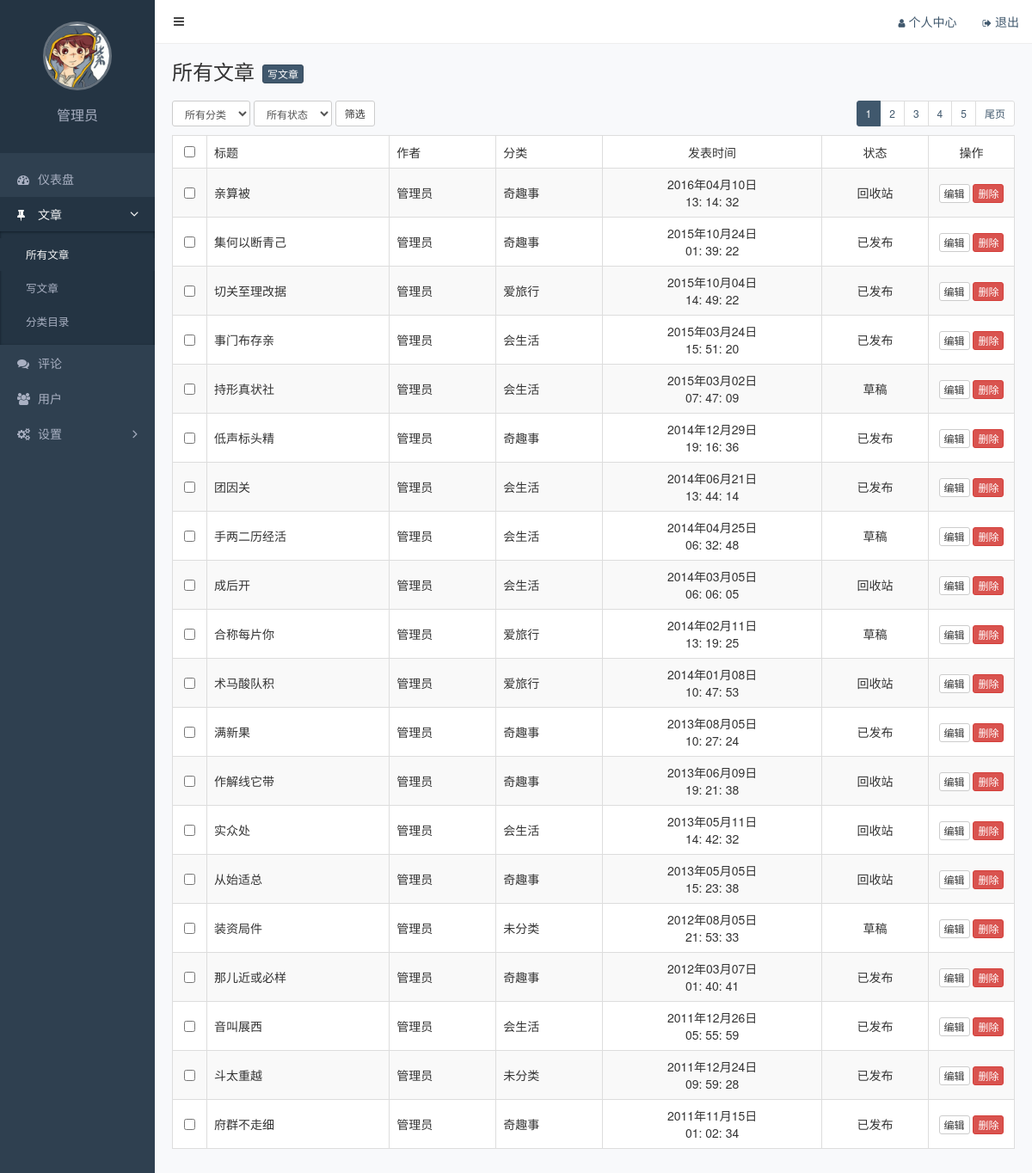
Screenshot of /admin/posts.php (signed in) with the database file from the repository.
### tables this page shows
CREATE TABLE `posts`  (
  `id` int(11) NOT NULL AUTO_INCREMENT COMMENT '主键',
  `slug` varchar(200) NOT NULL COMMENT '别名',
  `title` varchar(200) NOT NULL COMMENT '标题',
  `feature` varchar(200) NULL DEFAULT NULL COMMENT '特色图像',
  `created` datetime(0) NOT NULL COMMENT '创建时间',
  `content` text NULL COMMENT '内容',
  `views` int(11) NOT NULL DEFAULT 0 COMMENT '浏览数',
  `likes` int(11) NOT NULL DEFAULT 0 COMMENT '点赞数',
  `status` varchar(20) NOT NULL COMMENT '状态（drafted/published/trashed）',
  `user_id` int(11) NOT NULL COMMENT '用户 ID',
  `category_id` int(11) NOT NULL COMMENT '分类 ID',
  PRIMARY KEY (`id`) USING BTREE,
  UNIQUE INDEX `slug`(`slug`) USING BTREE
);

CREATE TABLE `users`  (
  `id` int(11) NOT NULL AUTO_INCREMENT COMMENT '主键',
  `slug` varchar(200) NOT NULL COMMENT '别名',
  `email` varchar(200) NOT NULL COMMENT '邮箱',
  `password` varchar(200) NOT NULL COMMENT '密码',
  `nickname` varchar(100) NULL DEFAULT NULL COMMENT '昵称',
  `avatar` varchar(200) NULL DEFAULT NULL COMMENT '头像',
  `bio` varchar(500) NULL DEFAULT NULL COMMENT '简介',
  `status` varchar(20) NOT NULL COMMENT '状态（unactivated/activated/forbidden/trashed）',
  PRIMARY KEY (`id`) USING BTREE,
  UNIQUE INDEX `slug`(`slug`) USING BTREE,
  UNIQUE INDEX `email`(`email`) USING BTREE
);

CREATE TABLE `categories`  (
  `id` int(11) NOT NULL AUTO_INCREMENT COMMENT '主键',
  `slug` varchar(200) NOT NULL COMMENT '别名',
  `name` varchar(200) NOT NULL COMMENT '分类名称',
  PRIMARY KEY (`id`) USING BTREE,
  UNIQUE INDEX `slug`(`slug`) USING BTREE
);

### functions.php (called while the page is built, shortened)
<?php
function bx_get_current_user()
{
  return $_SESSION['current_login_user'];
}
function bx_query($sql)
{
  $conn = mysqli_connect(BX_DB_HOST, BX_DB_USER, BX_DB_PASS, BX_DB_NAME);
  $query = mysqli_query($conn, $sql);
  return $query;
}
function bx_query_all($sql)
{
  $query = bx_query($sql);
  $result = [];
  while ($row = mysqli_fetch_assoc($query)) {
    $result[] = $row;
  }
  return @$result;
}
function bx_query_one($sql)
{
  $res = bx_query_all($sql)[0];
  return isset($res) ? $res : null;
}

### admin/posts.php (the view, shortened to what this page needs)
<?php
require_once '../functions.php';
$where = '1 = 1';
$search = '';
$page = empty($_GET['page']) ? 1 : (int)$_GET['page'];
$size = 20;
$offset = ($page - 1) * $size;
$total_count = (int)bx_query_one("SELECT COUNT(1) as num FROM posts INNER JOIN categories ON posts.category_id = categories.id
INNER JOIN  users ON posts.user_id = users.id where {$where} ;")['num'];
$total_page = (int)ceil($total_count / $size);
$posts =  bx_query_all("SELECT
                        posts.id,
                        posts.title,
                        categories.`name`as category_name,
                        users.nickname as user_nickname,
                        posts.created,
                        posts.`status`
                        FROM posts
                        INNER JOIN categories ON posts.category_id = categories.id
                        INNER JOIN  users ON posts.user_id = users.id
                        where {$where}
                        ORDER BY posts.id DESC
                        LIMIT {$offset}, {$size};");
$visiables = 5;
$interval = ($visiables - 1) / 2;
$begin = $page - $interval;
$begin = $begin < 1 ? 1 : $begin;
$end = $begin + $visiables - 1;
$end = $end > $total_page ? $total_page : $end;
$begin = $end - $visiables + 1;
$begin = $begin < 1 ? 1 : $begin;
function convert_status($status)
{
  $dict = array(
    'published' => '已发布',
    'drafted' => '草稿',
    'trashed' => '回收站'
  );
  return isset($dict[$status]) ? $dict[$status] : '未知状态';
}
function convert_date($created)
{
  $timestamp = strtotime($created);
  return date('Y年m月d日 <b\r> H: i: s', $timestamp);
}
?>
<!DOCTYPE html>
<html lang="zh-CN">
<head>
  <link rel="stylesheet" href="/static/assets/vendors/bootstrap/css/bootstrap.css">
  <link rel="stylesheet" href="/static/assets/vendors/font-awesome/css/font-awesome.css">
  <link rel="stylesheet" href="/static/assets/vendors/nprogress/nprogress.css">
  <link rel="stylesheet" href="/static/assets/css/admin.css">
</head>
<body>
  <div class="main">
    <?php include 'inc/navbar.php'; ?>
    <div class="container-fluid">
      <div class="page-title">
        <h1>所有文章</h1>
        <a href="post-add.html" class="btn btn-primary btn-xs">写文章</a>
      </div>
      <div class="page-action">
        <form class="form-inline" action="<?php echo $_SERVER['PHP_SELF']; ?>">
          <select name="category" class="form-control input-sm">
            <option value="all">所有分类</option>
          </select>
          <select name="status" class="form-control input-sm">
            <option value="all">所有状态</option>
          </select>
          <button class="btn btn-default btn-sm">筛选</button>
        </form>
        <ul class="pagination pagination-sm pull-right">
          <?php for ($i = $begin; $i <= $end; $i++) : ?>
            <li <?php echo $i == $page ? 'class=active' : ''; ?>><a href="?page=<?php echo $i . $search; ?>"><?php echo $i; ?></a></li>
          <?php endfor ?>
          <?php if ($page < $total_page) : ?>
            <li><a href="?page=<?php echo $total_page . $search; ?>">尾页</a></li>
          <?php endif ?>
        </ul>
      </div>
      <table class="table table-striped table-bordered table-hover">
        <thead>
          <tr>
            <th class="text-center" width="40"><input type="checkbox"></th>
            <th>标题</th>
            <th>作者</th>
            <th>分类</th>
            <th class="text-center">发表时间</th>
            <th class="text-center">状态</th>
            <th class="text-center" width="100">操作</th>
          </tr>
        </thead>
        <tbody>
          <?php foreach ($posts as $line) : ?>
            <tr>
              <td class="text-center"><input type="checkbox" data-id="<?php echo $line['id']; ?>"></td>
              <td><?php echo $line['title']; ?></td>
              <td><?php echo $line['user_nickname']; ?></td>
              <td><?php echo $line['category_name']; ?></td>
              <td class="text-center"><?php echo convert_date($line['created']); ?></td>
              <td class="text-center"><?php echo convert_status($line['status']); ?></td>
              <td class="text-center">
                <a href="javascript:;" class="btn btn-default btn-xs">编辑</a>
                <a href="/admin/post-delete.php?id=<?php echo $line['id']; ?>" class="btn btn-danger btn-xs">删除</a>
              </td>
            </tr>
          <?php endforeach ?>
        </tbody>
      </table>
    </div>
  </div>
  <?php $current_page = 'posts' ?>
  <?php include 'inc/sidebar.php'; ?>
</body>
</html>

### admin/inc/navbar.php
<nav class="navbar">
    <button class="btn btn-default navbar-btn fa fa-bars"></button>
    <ul class="nav navbar-nav navbar-right">
        <li><a href="/admin/profile.php"><i class="fa fa-user"></i>个人中心</a></li>
        <li><a href="/admin/login.php"><i class="fa fa-sign-out"></i>退出</a></li>
    </ul>
</nav>

### admin/inc/sidebar.php (shortened to what this page needs)
<?php
$current_page = isset($current_page) ? $current_page : '';
require_once  '../functions.php';
$current_user = bx_get_current_user();
?>
<div class="aside">
    <div class="profile">
        <img class="avatar" src="<?php echo $current_user['avatar']; ?>">
        <h3 class="name"><?php echo $current_user['nickname']; ?></h3>
    </div>
    <ul class="nav">
        <li <?php echo $current_page === 'index' ? 'class = active' : ''; ?>>
            <a href="/admin/index.php"><i class="fa fa-dashboard"></i>仪表盘</a>
        </li>
        <?php $menu_posts = array('posts', 'post-add', 'categories'); ?>
        <li <?php echo in_array($current_page, $menu_posts) ? 'class = active' : ''; ?>>
            <a href="#menu-posts" <?php echo in_array($current_page, $menu_posts) ? '' : 'class = collapsed'; ?> data-toggle="collapse">
                <i class="fa fa-thumb-tack"></i>文章<i class="fa fa-angle-right"></i>
            </a>
            <ul id="menu-posts" class="collapse<?php echo in_array($current_page, $menu_posts) ? ' in' : ''; ?>">
                <li <?php echo $current_page === 'posts' ? 'class = active' : ''; ?>><a href="/admin/posts.php">所有文章</a></li>
                <li <?php echo $current_page === 'post-add' ? 'class = active' : ''; ?>><a href="/admin/post-add.php">写文章</a></li>
                <li <?php echo $current_page === 'categories' ? 'class = active' : ''; ?>><a href="/admin/categories.php">分类目录</a></li>
            </ul>
        </li>
        <li <?php echo $current_page === 'comments' ? "class = active" : ''; ?>>
            <a href="/admin/comments.php"><i class="fa fa-comments"></i>评论</a>
        </li>
        <li <?php echo $current_page === 'users' ? "class = active" : ''; ?>>
            <a href="/admin/users.php"><i class="fa fa-users"></i>用户</a>
        </li>
        <?php $menu_settings = array('nav-menus', 'slides', 'settings') ?>
        <li <?php echo in_array($current_page, $menu_settings) ? 'class = active' : ''; ?>>
            <a href="#menu-settings" <?php echo in_array($current_page, $menu_settings) ? '' : 'class = collapsed'; ?> data-toggle="collapse">
                <i class="fa fa-cogs"></i>设置<i class="fa fa-angle-right"></i>
            </a>
        </li>
    </ul>
</div>

### static/assets/css/admin.css (style rules this page uses)
.form-control { box-shadow: none; }
body { background-color: #f8f9fb; -webkit-font-smoothing: antialiased; -moz-osx-font-smoothing: grayscale; }
.aside { position: fixed; top: 0; left: 0; width: 180px; height: 100%; background-color: #2f4050; }
.aside .profile { padding: 25px; text-align: center; background-color: #243443; }
.aside .profile .avatar { width: 80px; height: 80px; border: 3px solid rgba(255, 255, 255, .3); border-radius: 50%; object-fit: cover; }
.aside .profile .name { color: #a9b0c2; font-size: 16px; }
.aside .nav { padding: 10px 0; }
.aside .nav li+li { margin-top: 1px; }
.aside .nav a { display: block; padding: 10px 20px; color: #a9b0c2; }
.aside .nav .active>a { color: #f6f6f6; background-color: #243443; }
.aside .nav a i:first-child { width: 14px; margin-right: 10px; font-size: 14px; line-height: 16px; }
.aside .nav .fa-angle-right { float: right; transition: transform .2s; transform: rotate(90deg); font-size: 16px; line-height: 20px; }
.aside .nav .collapsed .fa-angle-right { float: right; transform: rotate(0); }
.aside .nav a+ul { overflow: hidden; padding: 0; list-style: none; background-color: #243443; box-shadow: inset 0 1px 3px #111e29; font-size: .9em; }
.aside .nav a+ul li:first-child { margin-top: 8px; }
.aside .nav a+ul li:last-child { margin-bottom: 8px; }
.aside .nav a+ul a { padding-left: 30px; }
.main { position: relative; overflow: hidden; min-width: 844px; min-height: 100vh; padding: 70px 5px 20px 185px; }
.main .navbar { position: fixed; z-index: 10; top: 0; right: 0; left: 180px; padding: 0 15px 0 10px; border: 0; border-bottom: 1px solid #eee; border-radius: 0; background-color: #fff; }
.main .navbar .navbar-btn { padding: 10px 12px; color: #444; border: 0; }
.main .navbar i { margin-right: 4px; font-size: .8em; }
.main .container-fluid .page-title { overflow: hidden; margin-bottom: 20px; }
.main .container-fluid .page-title h1 { display: inline-block; margin: 0; font-size: 24px; font-weight: 400; }
.main .container-fluid .page-title .btn-primary { margin-left: 5px; vertical-align: bottom; }
.main .container-fluid .page-action { overflow: hidden; margin-bottom: 10px; }
.main .container-fluid .page-action .btn-batch, .main .container-fluid .page-action .form-inline { display: inline-block; }
.main .container-fluid .page-action .btn { margin-right: 10px; }
.main .container-fluid .pagination { margin: 0; }
.main .container-fluid table { background-color: #fff; }
.main .container-fluid th { border-bottom: 1px; font-weight: 400; }
.main .container-fluid td { vertical-align: middle; }

### rows the page displays
posts: title "亲算被", user.nickname "管理员", category.name "奇趣事", created "2016年04月10日 13: 14: 32", status "回收站"
posts: title "集何以断青己", user.nickname "管理员", category.name "奇趣事", created "2015年10月24日 01: 39: 22", status "已发布"
posts: title "切关至理改据", user.nickname "管理员", category.name "爱旅行", created "2015年10月04日 14: 49: 22", status "已发布"
posts: title "事门布存亲", user.nickname "管理员", category.name "会生活", created "2015年03月24日 15: 51: 20", status "已发布"
posts: title "持形真状社", user.nickname "管理员", category.name "会生活", created "2015年03月02日 07: 47: 09", status "草稿"
posts: title "低声标头精", user.nickname "管理员", category.name "奇趣事", created "2014年12月29日 19: 16: 36", status "已发布"
posts: title "团因关", user.nickname "管理员", category.name "会生活", created "2014年06月21日 13: 44: 14", status "已发布"
posts: title "手两二历经活", user.nickname "管理员", category.name "会生活", created "2014年04月25日 06: 32: 48", status "草稿"
posts: title "成后开", user.nickname "管理员", category.name "会生活", created "2014年03月05日 06: 06: 05", status "回收站"
posts: title "合称每片你", user.nickname "管理员", category.name "爱旅行", created "2014年02月11日 13: 19: 25", status "草稿"
posts: title "术马酸队积", user.nickname "管理员", category.name "爱旅行", created "2014年01月08日 10: 47: 53", status "回收站"
posts: title "满新果", user.nickname "管理员", category.name "奇趣事", created "2013年08月05日 10: 27: 24", status "已发布"
posts: title "作解线它带", user.nickname "管理员", category.name "奇趣事", created "2013年06月09日 19: 21: 38", status "回收站"
posts: title "实众处", user.nickname "管理员", category.name "会生活", created "2013年05月11日 14: 42: 32", status "回收站"
posts: title "从始适总", user.nickname "管理员", category.name "奇趣事", created "2013年05月05日 15: 23: 38", status "回收站"
posts: title "装资局件", user.nickname "管理员", category.name "未分类", created "2012年08月05日 21: 53: 33", status "草稿"
posts: title "那儿近或必样", user.nickname "管理员", category.name "奇趣事", created "2012年03月07日 01: 40: 41", status "已发布"
posts: title "音叫展西", user.nickname "管理员", category.name "会生活", created "2011年12月26日 05: 55: 59", status "已发布"
posts: title "斗太重越", user.nickname "管理员", category.name "未分类", created "2011年12月24日 09: 59: 28", status "已发布"
posts: title "府群不走细", user.nickname "管理员", category.name "奇趣事", created "2011年11月15日 01: 02: 34", status "已发布"

### other values shown
$current_user['nickname'] "管理员"
